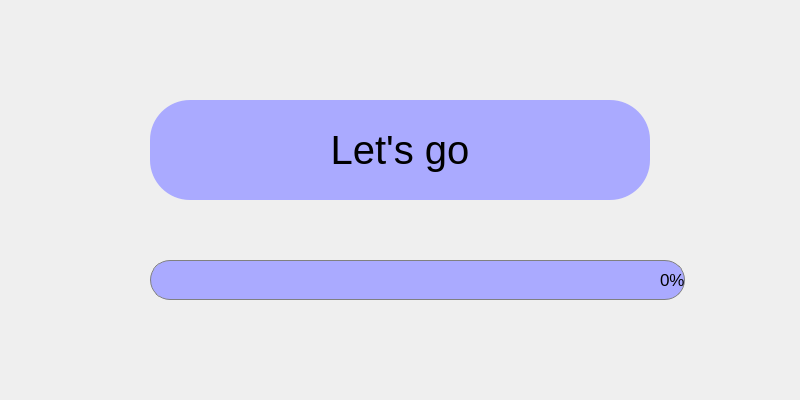
<?xml version="1.0" encoding="UTF-8"?>
<ui version="4.0">
 <class>menu</class>
 <widget class="QWidget" name="menu">
  <property name="geometry">
   <rect>
    <x>0</x>
    <y>0</y>
    <width>800</width>
    <height>400</height>
   </rect>
  </property>
  <property name="maximumSize">
   <size>
    <width>800</width>
    <height>400</height>
   </size>
  </property>
  <property name="cursor">
   <cursorShape>ArrowCursor</cursorShape>
  </property>
  <property name="windowTitle">
   <string>Heatmap</string>
  </property>
  <property name="windowIcon">
   <iconset>
    <normaloff>../Users/Fujik/Downloads/50.ico</normaloff>../Users/Fujik/Downloads/50.ico</iconset>
  </property>
  <property name="windowOpacity">
   <double>1.000000000000000</double>
  </property>
  <property name="styleSheet">
   <string notr="true"/>
  </property>
  <widget class="QPushButton" name="pushButton">
   <property name="geometry">
    <rect>
     <x>150</x>
     <y>100</y>
     <width>500</width>
     <height>100</height>
    </rect>
   </property>
   <property name="palette">
    <palette>
     <active>
      <colorrole role="WindowText">
       <brush brushstyle="SolidPattern">
        <color alpha="255">
         <red>0</red>
         <green>0</green>
         <blue>0</blue>
        </color>
       </brush>
      </colorrole>
      <colorrole role="Button">
       <brush brushstyle="SolidPattern">
        <color alpha="255">
         <red>170</red>
         <green>170</green>
         <blue>255</blue>
        </color>
       </brush>
      </colorrole>
      <colorrole role="Light">
       <brush brushstyle="SolidPattern">
        <color alpha="255">
         <red>255</red>
         <green>127</green>
         <blue>127</blue>
        </color>
       </brush>
      </colorrole>
      <colorrole role="Midlight">
       <brush brushstyle="SolidPattern">
        <color alpha="255">
         <red>255</red>
         <green>63</green>
         <blue>63</blue>
        </color>
       </brush>
      </colorrole>
      <colorrole role="Dark">
       <brush brushstyle="SolidPattern">
        <color alpha="255">
         <red>127</red>
         <green>0</green>
         <blue>0</blue>
        </color>
       </brush>
      </colorrole>
      <colorrole role="Mid">
       <brush brushstyle="SolidPattern">
        <color alpha="255">
         <red>170</red>
         <green>0</green>
         <blue>0</blue>
        </color>
       </brush>
      </colorrole>
      <colorrole role="Text">
       <brush brushstyle="SolidPattern">
        <color alpha="255">
         <red>0</red>
         <green>0</green>
         <blue>0</blue>
        </color>
       </brush>
      </colorrole>
      <colorrole role="BrightText">
       <brush brushstyle="SolidPattern">
        <color alpha="255">
         <red>255</red>
         <green>255</green>
         <blue>255</blue>
        </color>
       </brush>
      </colorrole>
      <colorrole role="ButtonText">
       <brush brushstyle="SolidPattern">
        <color alpha="255">
         <red>0</red>
         <green>0</green>
         <blue>0</blue>
        </color>
       </brush>
      </colorrole>
      <colorrole role="Base">
       <brush brushstyle="SolidPattern">
        <color alpha="255">
         <red>170</red>
         <green>170</green>
         <blue>255</blue>
        </color>
       </brush>
      </colorrole>
      <colorrole role="Window">
       <brush brushstyle="SolidPattern">
        <color alpha="255">
         <red>170</red>
         <green>170</green>
         <blue>255</blue>
        </color>
       </brush>
      </colorrole>
      <colorrole role="Shadow">
       <brush brushstyle="SolidPattern">
        <color alpha="255">
         <red>0</red>
         <green>0</green>
         <blue>0</blue>
        </color>
       </brush>
      </colorrole>
      <colorrole role="AlternateBase">
       <brush brushstyle="SolidPattern">
        <color alpha="255">
         <red>255</red>
         <green>127</green>
         <blue>127</blue>
        </color>
       </brush>
      </colorrole>
      <colorrole role="ToolTipBase">
       <brush brushstyle="SolidPattern">
        <color alpha="255">
         <red>255</red>
         <green>255</green>
         <blue>220</blue>
        </color>
       </brush>
      </colorrole>
      <colorrole role="ToolTipText">
       <brush brushstyle="SolidPattern">
        <color alpha="255">
         <red>0</red>
         <green>0</green>
         <blue>0</blue>
        </color>
       </brush>
      </colorrole>
      <colorrole role="PlaceholderText">
       <brush brushstyle="SolidPattern">
        <color alpha="128">
         <red>0</red>
         <green>0</green>
         <blue>0</blue>
        </color>
       </brush>
      </colorrole>
     </active>
     <inactive>
      <colorrole role="WindowText">
       <brush brushstyle="SolidPattern">
        <color alpha="255">
         <red>0</red>
         <green>0</green>
         <blue>0</blue>
        </color>
       </brush>
      </colorrole>
      <colorrole role="Button">
       <brush brushstyle="SolidPattern">
        <color alpha="255">
         <red>170</red>
         <green>170</green>
         <blue>255</blue>
        </color>
       </brush>
      </colorrole>
      <colorrole role="Light">
       <brush brushstyle="SolidPattern">
        <color alpha="255">
         <red>255</red>
         <green>127</green>
         <blue>127</blue>
        </color>
       </brush>
      </colorrole>
      <colorrole role="Midlight">
       <brush brushstyle="SolidPattern">
        <color alpha="255">
         <red>255</red>
         <green>63</green>
         <blue>63</blue>
        </color>
       </brush>
      </colorrole>
      <colorrole role="Dark">
       <brush brushstyle="SolidPattern">
        <color alpha="255">
         <red>127</red>
         <green>0</green>
         <blue>0</blue>
        </color>
       </brush>
      </colorrole>
      <colorrole role="Mid">
       <brush brushstyle="SolidPattern">
        <color alpha="255">
         <red>170</red>
         <green>0</green>
         <blue>0</blue>
        </color>
       </brush>
      </colorrole>
      <colorrole role="Text">
       <brush brushstyle="SolidPattern">
        <color alpha="255">
         <red>0</red>
         <green>0</green>
         <blue>0</blue>
        </color>
       </brush>
      </colorrole>
      <colorrole role="BrightText">
       <brush brushstyle="SolidPattern">
        <color alpha="255">
         <red>255</red>
         <green>255</green>
         <blue>255</blue>
        </color>
       </brush>
      </colorrole>
      <colorrole role="ButtonText">
       <brush brushstyle="SolidPattern">
        <color alpha="255">
         <red>0</red>
         <green>0</green>
         <blue>0</blue>
        </color>
       </brush>
      </colorrole>
      <colorrole role="Base">
       <brush brushstyle="SolidPattern">
        <color alpha="255">
         <red>170</red>
         <green>170</green>
         <blue>255</blue>
        </color>
       </brush>
      </colorrole>
      <colorrole role="Window">
       <brush brushstyle="SolidPattern">
        <color alpha="255">
         <red>170</red>
         <green>170</green>
         <blue>255</blue>
        </color>
       </brush>
      </colorrole>
      <colorrole role="Shadow">
       <brush brushstyle="SolidPattern">
        <color alpha="255">
         <red>0</red>
         <green>0</green>
         <blue>0</blue>
        </color>
       </brush>
      </colorrole>
      <colorrole role="AlternateBase">
       <brush brushstyle="SolidPattern">
        <color alpha="255">
         <red>255</red>
         <green>127</green>
         <blue>127</blue>
        </color>
       </brush>
      </colorrole>
      <colorrole role="ToolTipBase">
       <brush brushstyle="SolidPattern">
        <color alpha="255">
         <red>255</red>
         <green>255</green>
         <blue>220</blue>
        </color>
       </brush>
      </colorrole>
      <colorrole role="ToolTipText">
       <brush brushstyle="SolidPattern">
        <color alpha="255">
         <red>0</red>
         <green>0</green>
         <blue>0</blue>
        </color>
       </brush>
      </colorrole>
      <colorrole role="PlaceholderText">
       <brush brushstyle="SolidPattern">
        <color alpha="128">
         <red>0</red>
         <green>0</green>
         <blue>0</blue>
        </color>
       </brush>
      </colorrole>
     </inactive>
     <disabled>
      <colorrole role="WindowText">
       <brush brushstyle="SolidPattern">
        <color alpha="255">
         <red>127</red>
         <green>0</green>
         <blue>0</blue>
        </color>
       </brush>
      </colorrole>
      <colorrole role="Button">
       <brush brushstyle="SolidPattern">
        <color alpha="255">
         <red>170</red>
         <green>170</green>
         <blue>255</blue>
        </color>
       </brush>
      </colorrole>
      <colorrole role="Light">
       <brush brushstyle="SolidPattern">
        <color alpha="255">
         <red>255</red>
         <green>127</green>
         <blue>127</blue>
        </color>
       </brush>
      </colorrole>
      <colorrole role="Midlight">
       <brush brushstyle="SolidPattern">
        <color alpha="255">
         <red>255</red>
         <green>63</green>
         <blue>63</blue>
        </color>
       </brush>
      </colorrole>
      <colorrole role="Dark">
       <brush brushstyle="SolidPattern">
        <color alpha="255">
         <red>127</red>
         <green>0</green>
         <blue>0</blue>
        </color>
       </brush>
      </colorrole>
      <colorrole role="Mid">
       <brush brushstyle="SolidPattern">
        <color alpha="255">
         <red>170</red>
         <green>0</green>
         <blue>0</blue>
        </color>
       </brush>
      </colorrole>
      <colorrole role="Text">
       <brush brushstyle="SolidPattern">
        <color alpha="255">
         <red>127</red>
         <green>0</green>
         <blue>0</blue>
        </color>
       </brush>
      </colorrole>
      <colorrole role="BrightText">
       <brush brushstyle="SolidPattern">
        <color alpha="255">
         <red>255</red>
         <green>255</green>
         <blue>255</blue>
        </color>
       </brush>
      </colorrole>
      <colorrole role="ButtonText">
       <brush brushstyle="SolidPattern">
        <color alpha="255">
         <red>127</red>
         <green>0</green>
         <blue>0</blue>
        </color>
       </brush>
      </colorrole>
      <colorrole role="Base">
       <brush brushstyle="SolidPattern">
        <color alpha="255">
         <red>170</red>
         <green>170</green>
         <blue>255</blue>
        </color>
       </brush>
      </colorrole>
      <colorrole role="Window">
       <brush brushstyle="SolidPattern">
        <color alpha="255">
         <red>170</red>
         <green>170</green>
         <blue>255</blue>
        </color>
       </brush>
      </colorrole>
      <colorrole role="Shadow">
       <brush brushstyle="SolidPattern">
        <color alpha="255">
         <red>0</red>
         <green>0</green>
         <blue>0</blue>
        </color>
       </brush>
      </colorrole>
      <colorrole role="AlternateBase">
       <brush brushstyle="SolidPattern">
        <color alpha="255">
         <red>255</red>
         <green>0</green>
         <blue>0</blue>
        </color>
       </brush>
      </colorrole>
      <colorrole role="ToolTipBase">
       <brush brushstyle="SolidPattern">
        <color alpha="255">
         <red>255</red>
         <green>255</green>
         <blue>220</blue>
        </color>
       </brush>
      </colorrole>
      <colorrole role="ToolTipText">
       <brush brushstyle="SolidPattern">
        <color alpha="255">
         <red>0</red>
         <green>0</green>
         <blue>0</blue>
        </color>
       </brush>
      </colorrole>
      <colorrole role="PlaceholderText">
       <brush brushstyle="SolidPattern">
        <color alpha="128">
         <red>0</red>
         <green>0</green>
         <blue>0</blue>
        </color>
       </brush>
      </colorrole>
     </disabled>
    </palette>
   </property>
   <property name="font">
    <font>
     <pointsize>30</pointsize>
    </font>
   </property>
   <property name="autoFillBackground">
    <bool>false</bool>
   </property>
   <property name="styleSheet">
    <string notr="true">QPushButton{
            background-color:  rgb(170, 170, 255);
            border-radius: 40px transparent;
            border-bottom: 3px transparent;
            border-right: 2px transparent;
            border-left: 2px transparent;}
QPushButton:hover{
            background-color: rgb(255, 255, 127);} 
QPushButton:pressed  {
            background-color: rgb(232,95,76); }</string>
   </property>
   <property name="text">
    <string>Let's go</string>
   </property>
  </widget>
  <widget class="QProgressBar" name="progressBar">
   <property name="geometry">
    <rect>
     <x>150</x>
     <y>260</y>
     <width>535</width>
     <height>40</height>
    </rect>
   </property>
   <property name="font">
    <font>
     <pointsize>13</pointsize>
    </font>
   </property>
   <property name="styleSheet">
    <string notr="true">QProgressBar:horizontal {
border: 1px solid gray;
border-radius: 20px;
background: rgb(170, 170, 255);
padding: 1px;
text-align: right;
margin-right: 15ex;
}
QProgressBar::chunk:horizontal {
background: QLinearGradient( x1: 0, y1: 0, x2: 1, y2: 0,stop: 0 #FF0000,stop: 0.7 #FFFF00,stop: 1 #00B400 );
border-radius: 18px;
}</string>
   </property>
   <property name="value">
    <number>0</number>
   </property>
  </widget>
 </widget>
 <resources/>
 <connections/>
</ui>
